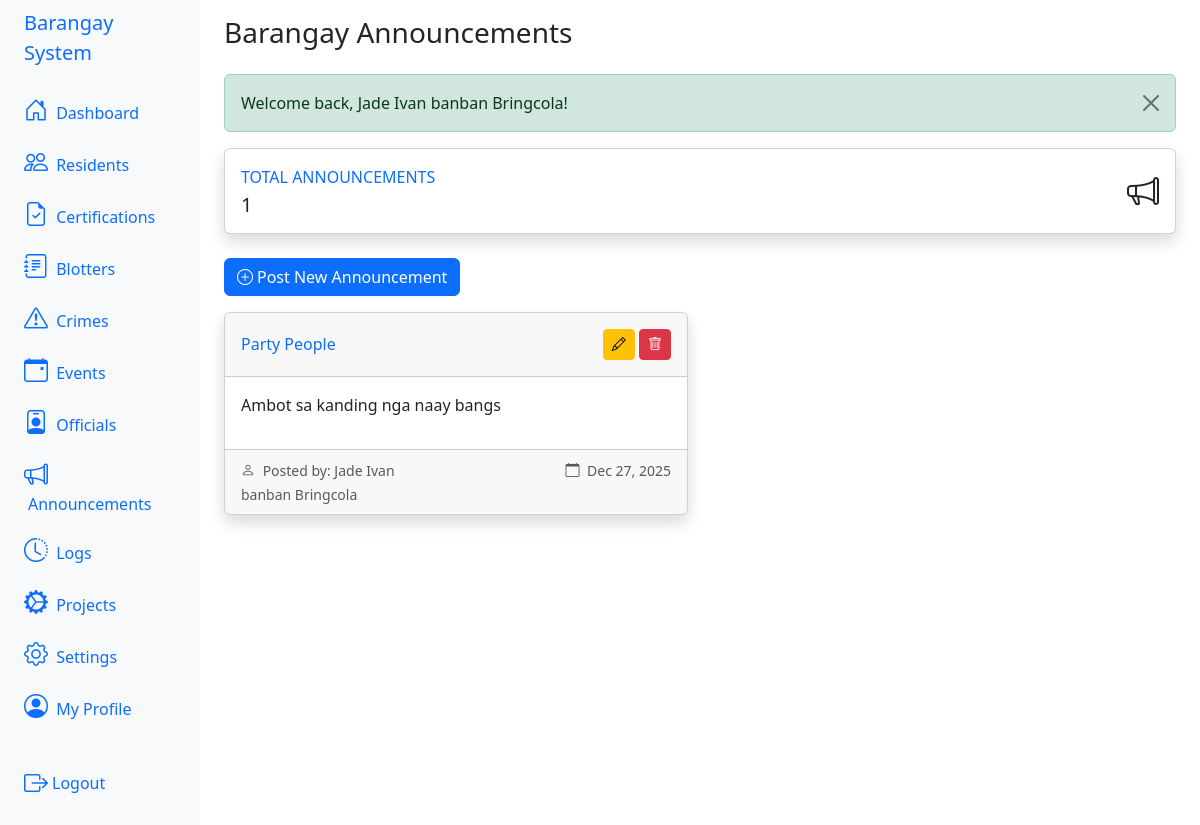
/index.php?action=announcements (signed in), run on the app's committed database.
### tables this page shows
CREATE TABLE IF NOT EXISTS `tbl_announcements` (
  `id` int NOT NULL AUTO_INCREMENT,
  `title` varchar(255) NOT NULL,
  `content` text NOT NULL,
  `posted_by` int NOT NULL,
  `post_date` date NOT NULL,
  `created_at` timestamp NULL DEFAULT CURRENT_TIMESTAMP,
  PRIMARY KEY (`id`),
  KEY `posted_by` (`posted_by`),
  CONSTRAINT `tbl_announcements_ibfk_1` FOREIGN KEY (`posted_by`) REFERENCES `tbl_users` (`id`) ON DELETE CASCADE
);

CREATE TABLE IF NOT EXISTS `tbl_users` (
  `id` int NOT NULL AUTO_INCREMENT,
  `full_name` varchar(255) NOT NULL,
  `email` varchar(255) NOT NULL,
  `password` varchar(255) NOT NULL,
  `role` enum('resident','staff','admin') NOT NULL,
  `created_at` timestamp NULL DEFAULT CURRENT_TIMESTAMP,
  PRIMARY KEY (`id`),
  UNIQUE KEY `email` (`email`)
);

### app/views/announcements/announcements.php (the view, shortened to what this page needs)
<div class="container-fluid">
    <h1 class="h3 mb-4 text-gray-800">Barangay Announcements</h1>
    <?php if (isset($_SESSION['success'])): ?>
        <div class="alert alert-success alert-dismissible fade show" role="alert">
            <?php echo $_SESSION['success']; unset($_SESSION['success']); ?>
            <button type="button" class="btn-close" data-bs-dismiss="alert" aria-label="Close"></button>
        </div>
    <?php endif; ?>
    <div class="row mb-4">
        <div class="col-md-12">
            <div class="card border-left-primary shadow">
                <div class="card-body">
                    <div class="row no-gutters align-items-center">
                        <div class="col mr-2">
                            <div class="text-xs font-weight-bold text-primary text-uppercase mb-1">
                                Total Announcements
                            </div>
                            <div class="h5 mb-0 font-weight-bold text-gray-800">
                                <?php echo count($announcements ?? []); ?>
                            </div>
                        </div>
                        <div class="col-auto">
                            <i class="bi bi-megaphone fs-2 text-gray-300"></i>
                        </div>
                    </div>
                </div>
            </div>
        </div>
    </div>
    <div class="mb-3">
        <a href="index.php?action=announcements&sub=add" class="btn btn-primary">
            <i class="bi bi-plus-circle me-1"></i>Post New Announcement
        </a>
    </div>
    <div class="row">
        <?php if (!empty($announcements)): ?>
            <?php foreach ($announcements as $ann): ?>
                <div class="col-md-6 mb-4">
                    <div class="card shadow h-100">
                        <div class="card-header py-3 d-flex justify-content-between align-items-center">
                            <h6 class="m-0 font-weight-bold text-primary"><?php echo htmlspecialchars($ann['title']); ?></h6>
                            <div>
                                <a href="index.php?action=announcements&sub=edit&id=<?php echo $ann['id']; ?>"
                                   class="btn btn-sm btn-warning" title="Edit">
                                    <i class="bi bi-pencil"></i>
                                </a>
                                <a href="index.php?action=announcements&sub=delete&id=<?php echo $ann['id']; ?>"
                                   class="btn btn-sm btn-danger"
                                   onclick="return confirm('Are you sure you want to delete this announcement?')"
                                   title="Delete">
                                    <i class="bi bi-trash"></i>
                                </a>
                            </div>
                        </div>
                        <div class="card-body">
                            <div class="mb-3">
                                <p class="card-text"><?php echo nl2br(htmlspecialchars($ann['content'])); ?></p>
                            </div>
                        </div>
                        <div class="card-footer text-muted">
                            <div class="row">
                                <div class="col-md-6">
                                    <small>
                                        <i class="bi bi-person me-1"></i>
                                        Posted by: <?php echo htmlspecialchars($ann['posted_by_name']); ?>
                                    </small>
                                </div>
                                <div class="col-md-6 text-md-end">
                                    <small>
                                        <i class="bi bi-calendar me-1"></i>
                                        <?php echo date('M d, Y', strtotime($ann['post_date'])); ?>
                                    </small>
                                </div>
                            </div>
                        </div>
                    </div>
                </div>
            <?php endforeach; ?>
        <?php endif; ?>
    </div>
</div>

### data on the page
tbl_announcements: title "Party People", content "Ambot sa kanding nga naay bangs", posted_by.full_name "Jade Ivan banban Bringcola", post_date "Dec 27, 2025"

### other printed values
$_SESSION['success'] "Welcome back, Jade Ivan banban Bringcola!"
count($announcements ?? []) "1"
